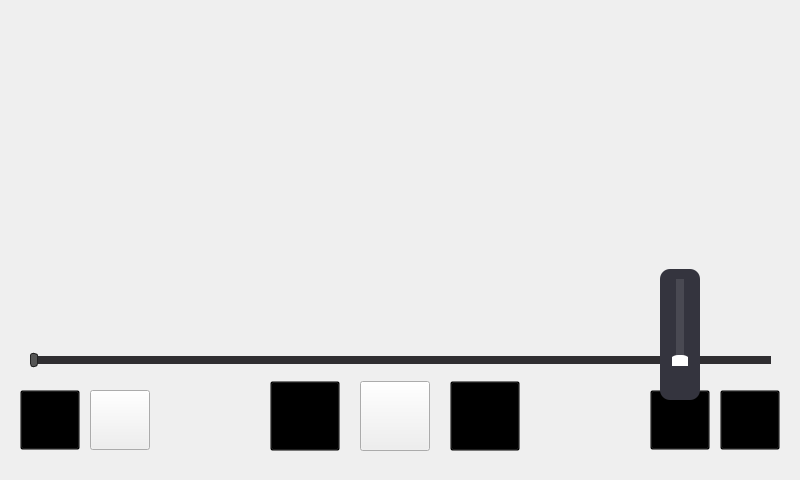
<?xml version="1.0" encoding="UTF-8"?>
<ui version="4.0">
 <class>music_player</class>
 <widget class="QMainWindow" name="music_player">
  <property name="geometry">
   <rect>
    <x>0</x>
    <y>0</y>
    <width>800</width>
    <height>480</height>
   </rect>
  </property>
  <property name="windowTitle">
   <string>MainWindow</string>
  </property>
  <property name="autoFillBackground">
   <bool>false</bool>
  </property>
  <property name="styleSheet">
   <string notr="true"/>
  </property>
  <widget class="QWidget" name="centralwidget">
   <property name="autoFillBackground">
    <bool>false</bool>
   </property>
   <property name="styleSheet">
    <string notr="true"/>
   </property>
   <widget class="QPushButton" name="music_player_back">
    <property name="geometry">
     <rect>
      <x>720</x>
      <y>390</y>
      <width>60</width>
      <height>60</height>
     </rect>
    </property>
    <property name="cursor">
     <cursorShape>ArrowCursor</cursorShape>
    </property>
    <property name="focusPolicy">
     <enum>Qt::NoFocus</enum>
    </property>
    <property name="styleSheet">
     <string notr="true">QPushButton {
background-image: url(:/images/music_back.svg);
background-repeat: no-repeat;
 background-position: center;
background-color: transparent;
}
</string>
    </property>
    <property name="text">
     <string/>
    </property>
   </widget>
   <widget class="QSlider" name="progress">
    <property name="geometry">
     <rect>
      <x>30</x>
      <y>350</y>
      <width>741</width>
      <height>20</height>
     </rect>
    </property>
    <property name="focusPolicy">
     <enum>Qt::NoFocus</enum>
    </property>
    <property name="styleSheet">
     <string notr="true"> QSlider::groove:horizontal {
           height: 4px; /* 设置滑动杆的高度 */
           background: #131A21; /* 设置滑动杆的背景颜色 */
           margin: 2px 0;
       }
       QSlider::handle:horizontal {
           width: 6px; /* 设置滑块的宽度 */
           background: #555; /* 设置滑块的背景颜色 */
           border: 1px solid #222; /* 设置滑块的边框 */
           margin: -5px 0; /* 设置滑块的外边距，使其居中 */
           border-radius: 3px; /* 设置滑块的圆角半径 */
       }
       QSlider::sub-page:horizontal {
           background: #E34C59; /* 设置已滑过区域的颜色 */
           border-radius: 5px; /* 设置已滑过区域的圆角半径 */
       }
       QSlider::add-page:horizontal {
          background: #2F2E31; /* 设置未滑过区域的颜色 */
          border-radius: 5px; /* 设置未滑过区域的圆角半径 */
       }</string>
    </property>
    <property name="maximum">
     <number>99</number>
    </property>
    <property name="pageStep">
     <number>1</number>
    </property>
    <property name="orientation">
     <enum>Qt::Horizontal</enum>
    </property>
   </widget>
   <widget class="QLabel" name="label_cd">
    <property name="geometry">
     <rect>
      <x>279</x>
      <y>70</y>
      <width>240</width>
      <height>240</height>
     </rect>
    </property>
    <property name="text">
     <string/>
    </property>
    <property name="alignment">
     <set>Qt::AlignCenter</set>
    </property>
   </widget>
   <widget class="QPushButton" name="volume">
    <property name="geometry">
     <rect>
      <x>650</x>
      <y>390</y>
      <width>60</width>
      <height>60</height>
     </rect>
    </property>
    <property name="focusPolicy">
     <enum>Qt::NoFocus</enum>
    </property>
    <property name="styleSheet">
     <string notr="true">QPushButton {
background-image: url(:/images/volume.svg);
background-repeat: no-repeat;
 background-position: center;
background-color: transparent;
}
</string>
    </property>
    <property name="text">
     <string/>
    </property>
   </widget>
   <widget class="QPushButton" name="file_list">
    <property name="geometry">
     <rect>
      <x>20</x>
      <y>390</y>
      <width>60</width>
      <height>60</height>
     </rect>
    </property>
    <property name="focusPolicy">
     <enum>Qt::NoFocus</enum>
    </property>
    <property name="styleSheet">
     <string notr="true">QPushButton {
background-image: url(:/images/file_list.svg);
background-repeat: no-repeat;
 background-position: center;
background-color: transparent;
}
</string>
    </property>
    <property name="text">
     <string/>
    </property>
   </widget>
   <widget class="QPushButton" name="mode">
    <property name="geometry">
     <rect>
      <x>90</x>
      <y>390</y>
      <width>60</width>
      <height>60</height>
     </rect>
    </property>
    <property name="focusPolicy">
     <enum>Qt::NoFocus</enum>
    </property>
    <property name="styleSheet">
     <string notr="true"/>
    </property>
    <property name="text">
     <string/>
    </property>
   </widget>
   <widget class="QLabel" name="label_song_name">
    <property name="geometry">
     <rect>
      <x>30</x>
      <y>320</y>
      <width>101</width>
      <height>31</height>
     </rect>
    </property>
    <property name="text">
     <string/>
    </property>
   </widget>
   <widget class="QLabel" name="label_progress">
    <property name="geometry">
     <rect>
      <x>640</x>
      <y>320</y>
      <width>131</width>
      <height>31</height>
     </rect>
    </property>
    <property name="text">
     <string/>
    </property>
    <property name="alignment">
     <set>Qt::AlignRight|Qt::AlignTrailing|Qt::AlignVCenter</set>
    </property>
   </widget>
   <widget class="QLabel" name="label_pointer">
    <property name="geometry">
     <rect>
      <x>280</x>
      <y>-90</y>
      <width>311</width>
      <height>240</height>
     </rect>
    </property>
    <property name="text">
     <string/>
    </property>
   </widget>
   <widget class="QWidget" name="layoutWidget">
    <property name="geometry">
     <rect>
      <x>270</x>
      <y>380</y>
      <width>252</width>
      <height>72</height>
     </rect>
    </property>
    <layout class="QHBoxLayout" name="horizontalLayout">
     <property name="spacing">
      <number>20</number>
     </property>
     <item>
      <widget class="QPushButton" name="previous">
       <property name="sizePolicy">
        <sizepolicy hsizetype="Fixed" vsizetype="Fixed">
         <horstretch>0</horstretch>
         <verstretch>0</verstretch>
        </sizepolicy>
       </property>
       <property name="minimumSize">
        <size>
         <width>70</width>
         <height>70</height>
        </size>
       </property>
       <property name="focusPolicy">
        <enum>Qt::NoFocus</enum>
       </property>
       <property name="styleSheet">
        <string notr="true">QPushButton {
background-image: url(:/images/previous.svg);
background-repeat: no-repeat;
 background-position: center;
background-color: transparent;
}
</string>
       </property>
       <property name="text">
        <string/>
       </property>
      </widget>
     </item>
     <item>
      <widget class="QPushButton" name="start_pause">
       <property name="sizePolicy">
        <sizepolicy hsizetype="Fixed" vsizetype="Fixed">
         <horstretch>0</horstretch>
         <verstretch>0</verstretch>
        </sizepolicy>
       </property>
       <property name="minimumSize">
        <size>
         <width>70</width>
         <height>70</height>
        </size>
       </property>
       <property name="focusPolicy">
        <enum>Qt::NoFocus</enum>
       </property>
       <property name="styleSheet">
        <string notr="true">
</string>
       </property>
       <property name="text">
        <string/>
       </property>
      </widget>
     </item>
     <item>
      <widget class="QPushButton" name="next">
       <property name="sizePolicy">
        <sizepolicy hsizetype="Fixed" vsizetype="Fixed">
         <horstretch>0</horstretch>
         <verstretch>0</verstretch>
        </sizepolicy>
       </property>
       <property name="minimumSize">
        <size>
         <width>70</width>
         <height>70</height>
        </size>
       </property>
       <property name="focusPolicy">
        <enum>Qt::NoFocus</enum>
       </property>
       <property name="styleSheet">
        <string notr="true">QPushButton {
background-image: url(:/images/next.svg);
background-repeat: no-repeat;
 background-position: center;
background-color: transparent;
}
</string>
       </property>
       <property name="text">
        <string/>
       </property>
      </widget>
     </item>
    </layout>
   </widget>
   <widget class="QWidget" name="volume_widget" native="true">
    <property name="geometry">
     <rect>
      <x>660</x>
      <y>269</y>
      <width>40</width>
      <height>131</height>
     </rect>
    </property>
    <property name="styleSheet">
     <string notr="true">background-color: #34343E;
border-radius: 10px;</string>
    </property>
    <widget class="QSlider" name="volume_Slider">
     <property name="geometry">
      <rect>
       <x>12</x>
       <y>10</y>
       <width>16</width>
       <height>91</height>
      </rect>
     </property>
     <property name="sizePolicy">
      <sizepolicy hsizetype="Fixed" vsizetype="Fixed">
       <horstretch>0</horstretch>
       <verstretch>0</verstretch>
      </sizepolicy>
     </property>
     <property name="focusPolicy">
      <enum>Qt::NoFocus</enum>
     </property>
     <property name="styleSheet">
      <string notr="true">QSlider {
    background-color: transparent;
}

QSlider::groove:vertical {
    background: #EA3E3E;
    width: 8px;
    border-radius: 4px;
    border: none;
}

QSlider::handle:vertical {
    background: #FFFFFF;
    height: 20px;
    width: 20px;
    border-radius: 10px; /* 将滑块变成圆形 */
    margin: -5px -8px;
    border: none;
}

QSlider::sub-page:vertical {
    background: #494952;
    border: none;
}

QSlider::add-page:vertical {
    background: #EA3E3E;
    border: none;
}
</string>
     </property>
     <property name="maximum">
      <number>100</number>
     </property>
     <property name="pageStep">
      <number>1</number>
     </property>
     <property name="orientation">
      <enum>Qt::Vertical</enum>
     </property>
    </widget>
    <widget class="QLabel" name="volume_label">
     <property name="geometry">
      <rect>
       <x>0</x>
       <y>97</y>
       <width>40</width>
       <height>17</height>
      </rect>
     </property>
     <property name="sizePolicy">
      <sizepolicy hsizetype="Fixed" vsizetype="Fixed">
       <horstretch>0</horstretch>
       <verstretch>0</verstretch>
      </sizepolicy>
     </property>
     <property name="minimumSize">
      <size>
       <width>40</width>
       <height>10</height>
      </size>
     </property>
     <property name="styleSheet">
      <string notr="true">color: white;</string>
     </property>
     <property name="text">
      <string/>
     </property>
     <property name="alignment">
      <set>Qt::AlignCenter</set>
     </property>
    </widget>
   </widget>
  </widget>
 </widget>
 <resources/>
 <connections/>
</ui>
